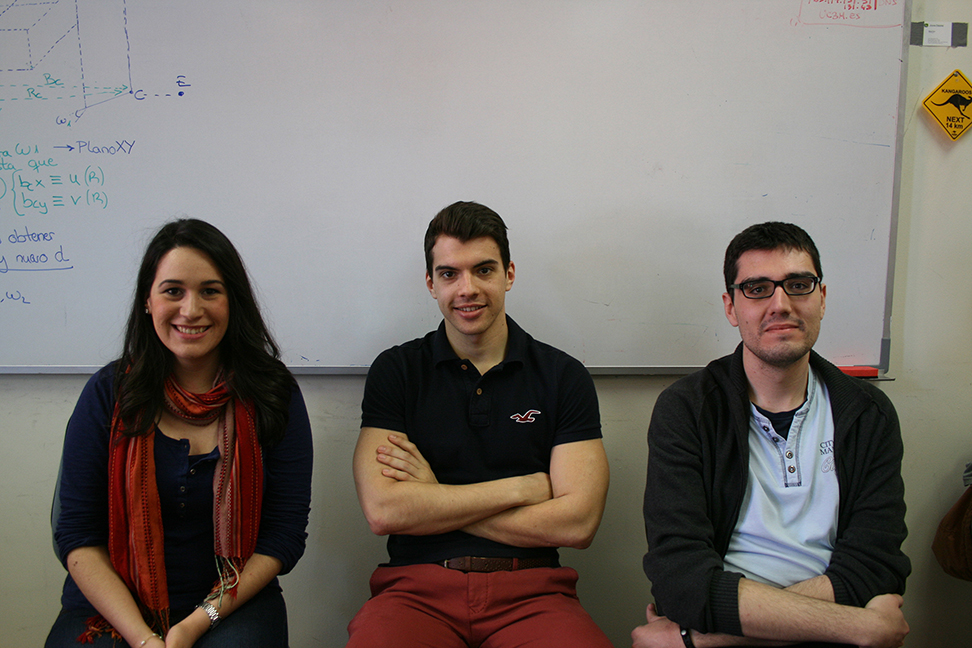
#> input picture EdxOpenCv/Week_3/IMG.jpg, 972 x 648 px
$ python W3_CorrelacionImagenes.py
#> lines starting #> are read from the running program, lines starting #| are printed output that depends on the picture; after the words box and inside, x2 and y2 are one past the last pixel; in counts of white or black regions, pixels touching at a corner belong together
import cv2
import numpy as np
from matplotlib import pyplot as plt

# Info: http://opencv-python-tutroals.readthedocs.io/en/latest/py_tutorials/py_imgproc/py_template_matching/py_template_matching.html?highlight=matchtemplate
# Nombre de la imagen que se va a cargar
NombreImagen = "IMG.jpg"
NombreModelo = "MM.jpg"

# Cargamos las imagenes
src = cv2.imread(NombreImagen)
#> src is the input picture: shape (648, 972, 3); mean B, G, R 108, 113.3, 120.3
templ = cv2.imread(NombreModelo)
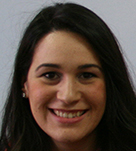
#> input picture EdxOpenCv/Week_3/MM.jpg, 136 x 151 px
#> templ is the input picture: shape (151, 136, 3); mean B, G, R 62.5, 71.3, 85.2
w, h, c = templ.shape
#> w = 151; h = 136; c = 3

if src is None or templ is None:
    print("Error al cargar las imagenes %s and %s" %(NombreImagen, NombreModelo))
else:
    iwidth = src.shape[1] - templ.shape[1] + 1
#> iwidth = 837
    iheight = src.shape[0] - templ.shape[0] + 1
#> iheight = 498

    match_method = cv2.TM_SQDIFF_NORMED

    #Correlacion
    dst = cv2.matchTemplate(src,templ,match_method)
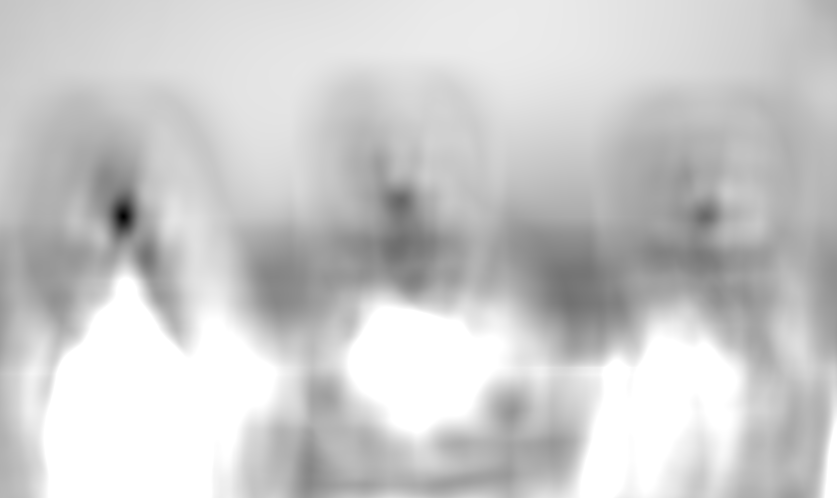
#> dst: shape (498, 837) float32; min 0.000229, max 1, mean 0.797
    dst = cv2.normalize(dst,dst,0,1,cv2.NORM_MINMAX,-1)

    min_Val,max_Val, min_Loc, max_Loc = cv2.minMaxLoc(dst)
#> min_Val = 1.06e-12; max_Val = 1; min_Loc = (123, 216); max_Loc = (123, 278)

    # If the method is TM_SQDIFF or TM_SQDIFF_NORMED, take minimum
    if match_method is cv2.TM_SQDIFF or match_method is cv2.TM_SQDIFF_NORMED:
        top_left = min_Loc
#> top_left = (123, 216)
    else:
        top_left = max_Loc

    bottom_right = (top_left[0] + w, top_left[1] + h )
#> bottom_right = (274, 352)

    cv2.rectangle(src, top_left, bottom_right, 255, 2)
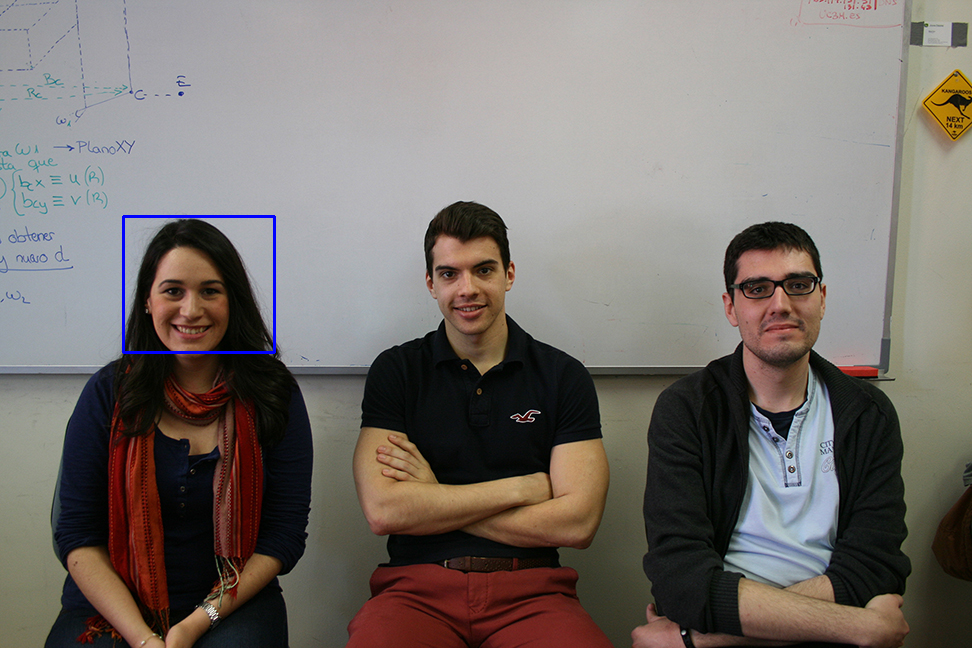
#> src: shape (648, 972, 3); 0.27% of pixels changed, all inside (x1, y1, x2, y2) = (122, 215, 276, 354)

    cv2.imshow("src", src)
    cv2.imshow("Result", dst)
    cv2.imshow("templ", templ)

    # Modificar la luminosidad de la imagen para ver si la encuentra


    cv2.waitKey(0)
